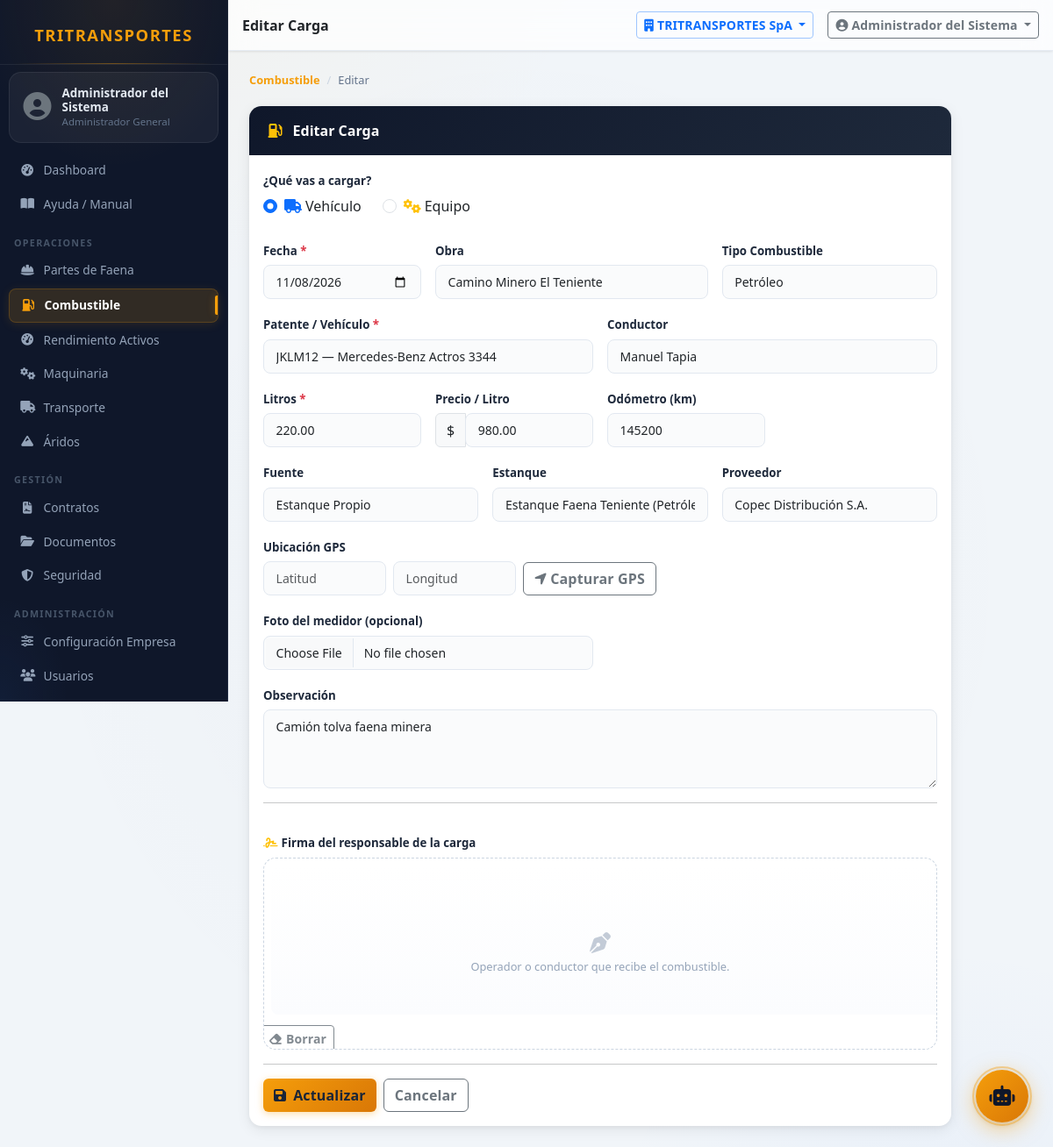
/modules/combustible/carga?id=2 (signed in), run on the app's committed database.
### tables this page shows
CREATE TABLE IF NOT EXISTS cargas_combustible (
    id               INT UNSIGNED AUTO_INCREMENT PRIMARY KEY,
    empresa_id       INT UNSIGNED NOT NULL,
    obra_id          INT UNSIGNED,
    contrato_id      INT UNSIGNED,
    fecha            DATE NOT NULL,
    tipo_unidad      ENUM('vehiculo','equipo') NOT NULL DEFAULT 'vehiculo',
    vehiculo_id      INT UNSIGNED,
    equipo_id        INT UNSIGNED,
    conductor_id     INT UNSIGNED,
    operador_id      INT UNSIGNED,
    litros           DECIMAL(10,2) NOT NULL,
    precio_litro     DECIMAL(8,2),
    tipo_combustible VARCHAR(30) DEFAULT 'Petróleo',
    horometro        DECIMAL(10,1),
    odometro         INT UNSIGNED,
    fuente_id        INT UNSIGNED,
    estanque_id      INT UNSIGNED,
    proveedor_id     INT UNSIGNED,
    lat              DECIMAL(10,7),
    lng              DECIMAL(10,7),
    foto_ruta        VARCHAR(255),
    observacion      TEXT,
    creado_por       INT UNSIGNED,
    created_at       DATETIME NOT NULL DEFAULT CURRENT_TIMESTAMP,
    updated_at       DATETIME NOT NULL DEFAULT CURRENT_TIMESTAMP ON UPDATE CURRENT_TIMESTAMP,
    CONSTRAINT fk_comb_emp    FOREIGN KEY (empresa_id)   REFERENCES empresas(id),
    CONSTRAINT fk_comb_obra   FOREIGN KEY (obra_id)      REFERENCES obras(id)    ON DELETE SET NULL,
    CONSTRAINT fk_comb_veh    FOREIGN KEY (vehiculo_id)  REFERENCES vehiculos(id) ON DELETE SET NULL,
    CONSTRAINT fk_comb_eq     FOREIGN KEY (equipo_id)    REFERENCES equipos(id)  ON DELETE SET NULL,
    CONSTRAINT fk_comb_fuente FOREIGN KEY (fuente_id)    REFERENCES fuentes_combustible(id) ON DELETE SET NULL,
    CONSTRAINT fk_comb_est    FOREIGN KEY (estanque_id)  REFERENCES estanques(id) ON DELETE SET NULL,
    CONSTRAINT fk_comb_prov   FOREIGN KEY (proveedor_id) REFERENCES proveedores_combustible(id) ON DELETE SET NULL,
    CONSTRAINT fk_comb_usr    FOREIGN KEY (creado_por)   REFERENCES usuarios(id) ON DELETE SET NULL,
    INDEX idx_cc_fecha    (fecha),
    INDEX idx_cc_emp_f    (empresa_id, fecha),
    INDEX idx_cc_veh      (vehiculo_id),
    INDEX idx_cc_eq       (equipo_id),
    INDEX idx_cc_obra     (obra_id)
);

CREATE TABLE IF NOT EXISTS obras (
    id          INT UNSIGNED AUTO_INCREMENT PRIMARY KEY,
    empresa_id  INT UNSIGNED NOT NULL,
    nombre      VARCHAR(150) NOT NULL,
    codigo      VARCHAR(30),
    cliente_id  INT UNSIGNED,
    descripcion TEXT,
    fecha_inicio DATE,
    fecha_termino DATE,
    estado      ENUM('activa','pausada','finalizada') NOT NULL DEFAULT 'activa',
    lat         DECIMAL(10,7),
    lng         DECIMAL(10,7),
    activo      TINYINT(1)   NOT NULL DEFAULT 1,
    created_at  DATETIME     NOT NULL DEFAULT CURRENT_TIMESTAMP,
    updated_at  DATETIME     NOT NULL DEFAULT CURRENT_TIMESTAMP ON UPDATE CURRENT_TIMESTAMP,
    CONSTRAINT fk_obra_emp FOREIGN KEY (empresa_id) REFERENCES empresas(id),
    CONSTRAINT fk_obra_cli FOREIGN KEY (cliente_id) REFERENCES clientes(id) ON DELETE SET NULL
);

CREATE TABLE IF NOT EXISTS vehiculos (
    id           INT UNSIGNED AUTO_INCREMENT PRIMARY KEY,
    empresa_id   INT UNSIGNED NOT NULL,
    patente      VARCHAR(10)  NOT NULL,
    marca        VARCHAR(60),
    modelo       VARCHAR(80),
    anio         SMALLINT UNSIGNED,
    categoria_id INT UNSIGNED,
    color        VARCHAR(40),
    odometro     INT UNSIGNED DEFAULT 0,
    activo       TINYINT(1)   NOT NULL DEFAULT 1,
    created_at   DATETIME     NOT NULL DEFAULT CURRENT_TIMESTAMP,
    updated_at   DATETIME     NOT NULL DEFAULT CURRENT_TIMESTAMP ON UPDATE CURRENT_TIMESTAMP,
    UNIQUE KEY uq_patente (empresa_id, patente),
    CONSTRAINT fk_veh_emp  FOREIGN KEY (empresa_id)   REFERENCES empresas(id),
    CONSTRAINT fk_veh_cat  FOREIGN KEY (categoria_id) REFERENCES categorias_vehiculo(id) ON DELETE SET NULL
);

CREATE TABLE IF NOT EXISTS fuentes_combustible (
    id     INT UNSIGNED AUTO_INCREMENT PRIMARY KEY,
    nombre VARCHAR(80) NOT NULL,
    tipo   ENUM('estanque_propio','bencinera','camion_estanque','otro') NOT NULL DEFAULT 'otro',
    activo TINYINT(1)  NOT NULL DEFAULT 1,
    UNIQUE KEY uq_nombre (nombre)
);

CREATE TABLE IF NOT EXISTS estanques (
    id          INT UNSIGNED AUTO_INCREMENT PRIMARY KEY,
    empresa_id  INT UNSIGNED NOT NULL,
    nombre      VARCHAR(100) NOT NULL,
    capacidad   DECIMAL(10,2) DEFAULT 0,
    tipo_combustible VARCHAR(30) DEFAULT 'Petróleo',
    ubicacion   VARCHAR(200),
    activo      TINYINT(1)   NOT NULL DEFAULT 1,
    created_at  DATETIME     NOT NULL DEFAULT CURRENT_TIMESTAMP,
    CONSTRAINT fk_est_emp FOREIGN KEY (empresa_id) REFERENCES empresas(id)
);

CREATE TABLE IF NOT EXISTS proveedores_combustible (
    id          INT UNSIGNED AUTO_INCREMENT PRIMARY KEY,
    empresa_id  INT UNSIGNED NOT NULL,
    nombre      VARCHAR(120) NOT NULL,
    rut         VARCHAR(20),
    telefono    VARCHAR(30),
    email       VARCHAR(120),
    activo      TINYINT(1)   NOT NULL DEFAULT 1,
    created_at  DATETIME     NOT NULL DEFAULT CURRENT_TIMESTAMP,
    CONSTRAINT fk_prov_emp FOREIGN KEY (empresa_id) REFERENCES empresas(id)
);

### modules/combustible/carga.php (the view, shortened to what the rows shown need)
<?php
$emp  = Auth::empresaId();
$id   = getInt('id');
$edit = $id > 0;
$obras      = DB::all("SELECT id, nombre FROM obras     WHERE empresa_id=? AND activo=1 ORDER BY nombre", [$emp]);
$vehiculos  = DB::all("SELECT id, patente, marca, modelo FROM vehiculos WHERE empresa_id=? AND activo=1 ORDER BY patente", [$emp]);
$conductores= DB::all("SELECT c.id, CONCAT(t.nombre,' ',t.apellido) AS nombre FROM conductores c INNER JOIN trabajadores t ON t.id=c.trabajador_id WHERE t.empresa_id=? AND c.activo=1 ORDER BY t.apellido", [$emp]);
$fuentes    = DB::all("SELECT id, nombre FROM fuentes_combustible WHERE activo=1 ORDER BY nombre");
$estanques  = DB::all("SELECT id, nombre, tipo_combustible FROM estanques WHERE empresa_id=? AND activo=1 ORDER BY nombre", [$emp]);
$proveedores= DB::all("SELECT id, nombre FROM proveedores_combustible WHERE empresa_id=? AND activo=1 ORDER BY nombre", [$emp]);
$r = [];
if ($edit) {
    $r = DB::one("SELECT * FROM cargas_combustible WHERE id=? AND empresa_id=?", [$id, $emp]);
}
include ROOT . '/includes/header.php';
?>
<div class="card form-card" style="max-width:800px">
    <div class="card-body">
        <form method="POST" enctype="multipart/form-data" id="formCarga" data-offline="1">
            <div class="mb-4">
                <div class="d-flex gap-2">
                    <div class="form-check form-check-inline">
                        <input class="form-check-input" type="radio" name="tipo_unidad" id="tipoVehiculo" value="vehiculo"
                               <?= ($r['tipo_unidad'] ?? 'vehiculo') === 'vehiculo' ? 'checked' : '' ?>>
                        <label class="form-check-label" for="tipoVehiculo">
                            <i class="fas fa-truck text-primary me-1"></i>Vehículo
                        </label>
                    </div>
                    <div class="form-check form-check-inline">
                        <input class="form-check-input" type="radio" name="tipo_unidad" id="tipoEquipo" value="equipo"
                               <?= ($r['tipo_unidad'] ?? '') === 'equipo' ? 'checked' : '' ?>>
                        <label class="form-check-label" for="tipoEquipo">
                            <i class="fas fa-cogs text-warning me-1"></i>Equipo
                        </label>
                    </div>
                </div>
            </div>
            <div class="row g-3">
                <div class="col-md-3">
                    <label class="form-label">Fecha <span class="text-danger">*</span></label>
                    <input type="date" name="fecha" class="form-control" required
                           value="<?= h($r['fecha'] ?? date('Y-m-d')) ?>">
                </div>
                <div class="col-md-5">
                    <label class="form-label">Obra</label>
                    <select name="obra_id" class="form-select">
                        <?php foreach ($obras as $o): ?>
                            <option value="<?= $o['id'] ?>" <?= ($r['obra_id'] ?? 0) == $o['id'] ? 'selected' : '' ?>><?= h($o['nombre']) ?></option>
                        <?php endforeach; ?>
                    </select>
                </div>
                <div id="secVehiculo" class="col-md-6 campo-vehiculo">
                    <label class="form-label">Patente / Vehículo <span class="text-danger">*</span></label>
                    <select name="vehiculo_id" class="form-select" id="selectVehiculo">
                        <?php if (empty($vehiculos)): ?>
                            <option value="" disabled selected>Sin vehículos — Agregue en Admin → Flota</option>
                        <?php else: ?>
                            <?php foreach ($vehiculos as $v): ?>
                                <option value="<?= $v['id'] ?>" <?= ($r['vehiculo_id'] ?? 0) == $v['id'] ? 'selected' : '' ?>>
                                    <?= h($v['patente']) ?><?= $v['marca'] ? ' — ' . h($v['marca']) . ' ' . h($v['modelo'] ?? '') : '' ?>
                                </option>
                            <?php endforeach; ?>
                        <?php endif; ?>
                    </select>
                </div>
                <div id="secConductor" class="col-md-6 campo-vehiculo">
                    <label class="form-label">Conductor</label>
                    <select name="conductor_id" class="form-select">
                        <?php if (empty($conductores)): ?>
                            <option value="">Sin conductores registrados</option>
                        <?php else: ?>
                            <?php foreach ($conductores as $c): ?>
                                <option value="<?= $c['id'] ?>" <?= ($r['conductor_id'] ?? 0) == $c['id'] ? 'selected' : '' ?>><?= h($c['nombre']) ?></option>
                            <?php endforeach; ?>
                        <?php endif; ?>
                    </select>
                </div>
                <div class="col-md-3">
                    <label class="form-label">Litros <span class="text-danger">*</span></label>
                    <input type="number" name="litros" class="form-control" required min="0.1" step="0.1"
                           value="<?= h($r['litros'] ?? '') ?>" placeholder="0.0">
                </div>
                <div class="col-md-3">
                    <div class="input-group">
                        <span class="input-group-text">$</span>
                        <input type="number" name="precio_litro" class="form-control" min="0" step="1"
                               value="<?= h($r['precio_litro'] ?? '') ?>" placeholder="Opcional">
                    </div>
                </div>
                <div id="secOdometro" class="col-md-3 campo-vehiculo">
                    <label class="form-label">Odómetro (km)</label>
                    <input type="number" name="odometro" class="form-control" min="0"
                           value="<?= h($r['odometro'] ?? '') ?>" placeholder="km actual">
                </div>
                <div class="col-md-4">
                    <label class="form-label">Fuente</label>
                    <select name="fuente_id" class="form-select" id="selectFuente">
                        <?php foreach ($fuentes as $f): ?>
                            <option value="<?= $f['id'] ?>" data-tipo="<?= h($f['nombre']) ?>"
                                    <?= ($r['fuente_id'] ?? 0) == $f['id'] ? 'selected' : '' ?>><?= h($f['nombre']) ?></option>
                        <?php endforeach; ?>
                    </select>
                </div>
                <div class="col-md-4" id="secEstanque" style="display:none">
                    <label class="form-label">Estanque</label>
                    <select name="estanque_id" class="form-select">
                        <?php foreach ($estanques as $e): ?>
                            <option value="<?= $e['id'] ?>" <?= ($r['estanque_id'] ?? 0) == $e['id'] ? 'selected' : '' ?>>
                                <?= h($e['nombre']) ?> (<?= h($e['tipo_combustible']) ?>)
                            </option>
                        <?php endforeach; ?>
                    </select>
                </div>
                <div class="col-md-4">
                    <label class="form-label">Proveedor</label>
                    <select name="proveedor_id" class="form-select">
                        <?php foreach ($proveedores as $p): ?>
                            <option value="<?= $p['id'] ?>" <?= ($r['proveedor_id'] ?? 0) == $p['id'] ? 'selected' : '' ?>><?= h($p['nombre']) ?></option>
                        <?php endforeach; ?>
                    </select>
                </div>
                <div class="col-12">
                    <label class="form-label">Observación</label>
                    <textarea name="observacion" class="form-control" rows="2" placeholder="Opcional..."><?= h($r['observacion'] ?? '') ?></textarea>
                </div>
            </div>
        </form>
    </div>
</div>
<?php include ROOT . '/includes/footer.php'; ?>

### data on the page
cargas_combustible: tipo_unidad "☑ Vehículo", tipo_unidad "☐ Equipo", fecha "11/08/2026", obra_id "Camino Minero El Teniente", vehiculo_id "JKLM12 — Mercedes-Benz Actros 3344", conductor_id "Manuel Tapia", litros "220.00", precio_litro "980.00", odometro "145200", fuente_id "Estanque Propio", estanque_id "Estanque Faena Teniente (Petróleo)", proveedor_id "Copec Distribución S.A.", observacion "Camión tolva faena minera"

### other printed values
Auth::user()['nombre'] "Administrador del Sistema"
Auth::rolNombre() "Administrador General"
$label "Dashboard Ayuda / Manual Partes de Faena Combustible Rendimiento Activos Maquinaria Transporte Áridos Contratos Documentos Seguridad Configuración Empresa Usuarios"
$label "OPERACIONES GESTIÓN ADMINISTRACIÓN"
$pageTitle "Editar Carga"
$empActiva "TRITRANSPORTES SpA"
$firmaLabel "Firma del responsable de la carga"
form field tipo_combustible "Petróleo"
